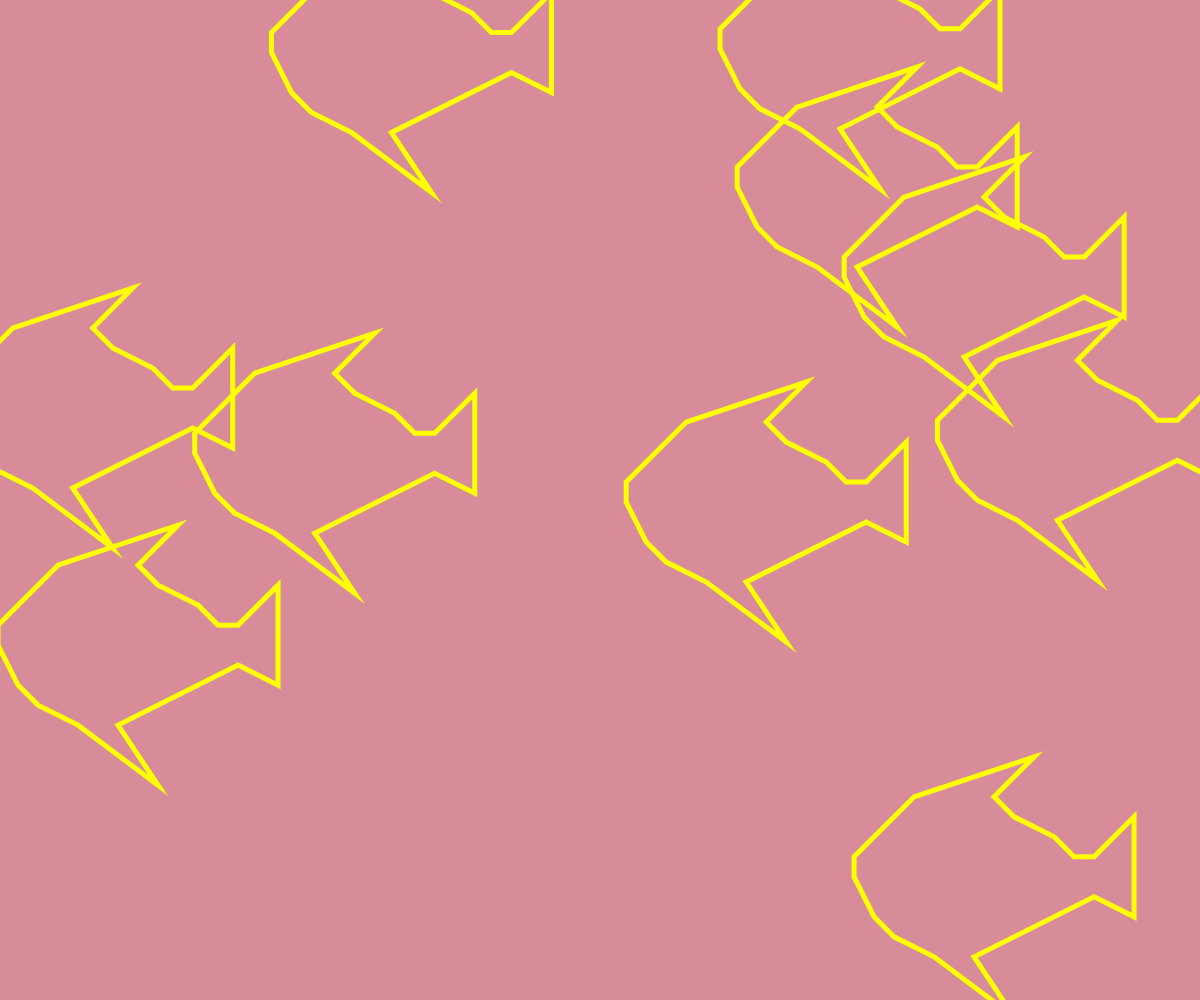
Frame 1 (no input)
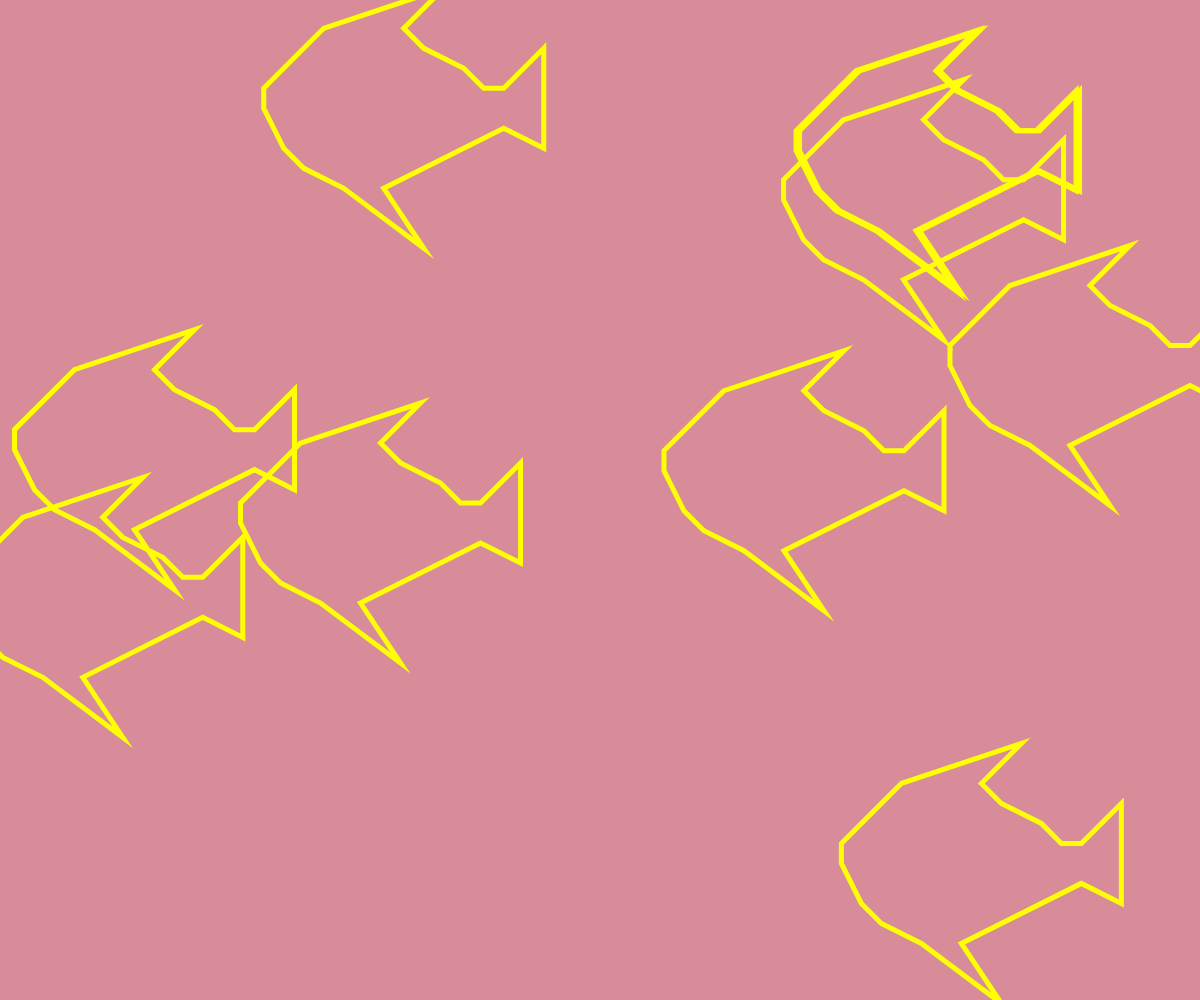
Frame 60 (no input)
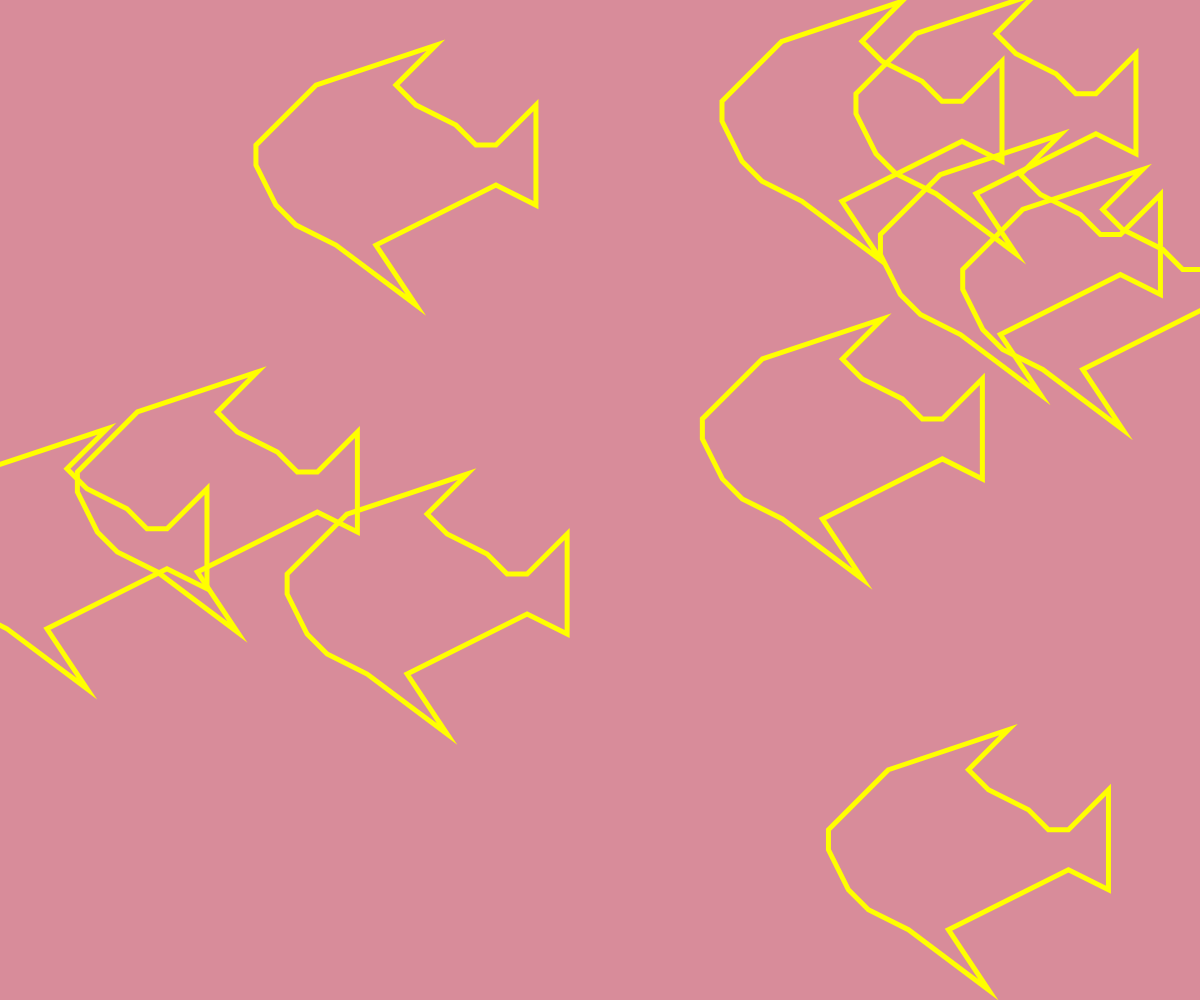
Frame 120 (the mouse pressed at the canvas centre since frame 60)

The p5.js sketch that drew these frames (run headless with seeded random() and noise() and a simulated clock; from frame 60 on, the mouse is pressed at the canvas centre):

// p5.js sketch
// ── sketch.js
let points = [[-3, 5], [3, 7], [1, 5], [2, 4], [4, 3], [5, 2], [6, 2], [8, 4], [8, -1], [6, 0], [0, -3], [2, -6], [-2, -3], [-4, -2], [-5, -1], [-6, 1], [-6, 2]];
let shapes = [];

function setup() {
  createCanvas(windowWidth, windowHeight);
  for (let i = 0; i < 10; i++) {
    shapes.push({
      x: random(width),
      y: random(height),
      dx: random(-2, 2),
      dy: random(-2, 2)
    });
  }
}

function draw() {
  background("#d88c9a");
  stroke(255, 255, 0);
  strokeWeight(5);
  noFill();
  for (let shape of shapes) {
    push();
    translate(shape.x, shape.y);
    beginShape();
    for (let point of points) {
      vertex(point[0] * 20, -point[1] * 20); // 繪製圖形，並放大座標
    }
    endShape(CLOSE);
    pop();
    shape.x += shape.dx;
    shape.y += shape.dy;
    if (shape.x < 0 || shape.x > width) shape.dx *= -1;
    if (shape.y < 0 || shape.y > height) shape.dy *= -1;
  }
}
